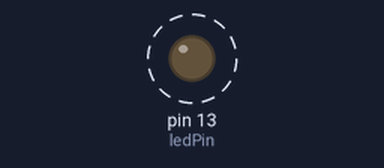
Recording of a sketch running on a simulated Arduino Uno, built with avr-gcc and run on an emulated ATmega328P. Shown: output pins drawn as LEDs (lit = HIGH). Dashed ring = blinking. What the sketch prints to the serial monitor is not drawn.

Above: at 0.5 s.
Timing chart, 0 to 4.6 s (numbered marks = the images above):
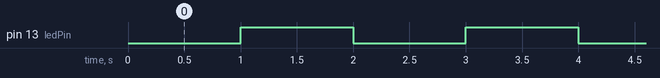

The sketch:

main.ino
```cpp
const int ledPin = 13;
int ledState = LOW;

unsigned long previousMillis = 0;
const long interval = 1000;

void setup() {
  pinMode(ledPin, OUTPUT);
  Serial.begin(9600);
  Serial.println("--- System Started ---");
}

void loop() {
  unsigned long currentMillis = millis();

  if (currentMillis - previousMillis >= interval) {
    previousMillis = currentMillis;

    if (ledState == LOW) {
      ledState = HIGH;
      Serial.println("LED Status: ON");
    } else {
      ledState = LOW;
      Serial.println("LED Status: OFF");
    }

    digitalWrite(ledPin, ledState);
  }
}
```

Measured:
- by itself, pin 13 (ledPin): alternates HIGH for 1.0 s and LOW for 1.0 s
